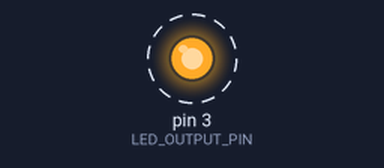
This sketch was run on a simulated Arduino Uno, built with avr-gcc and run on an emulated ATmega328P. Shown: output pins drawn as LEDs (lit = HIGH). Dashed ring = blinking.

Above: at 0.5 s.
Timing chart, 0 to 4.6 s (numbered marks = the images above):
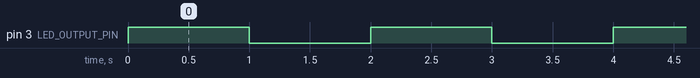

The sketch:

w3l3_blink_print.ino
```cpp
const int LED_OUTPUT_PIN = 3;
void setup() {
  // put your setup code here, to run once:

  pinMode(LED_OUTPUT_PIN, OUTPUT);
}

void loop() {
  // put your main code here, to run repeatedly:

  digitalWrite(3, HIGH); // turn LED on (output 5V)
  Serial.println("HIGH");
  delay(1000);
  digitalWrite(3, LOW); // turn LED off (output 0V)
  Serial.println("LOW");
  delay(1000);
}
```

Measured:
- by itself, pin 3 (LED_OUTPUT_PIN): alternates HIGH for 1.0 s and LOW for 1.0 s
